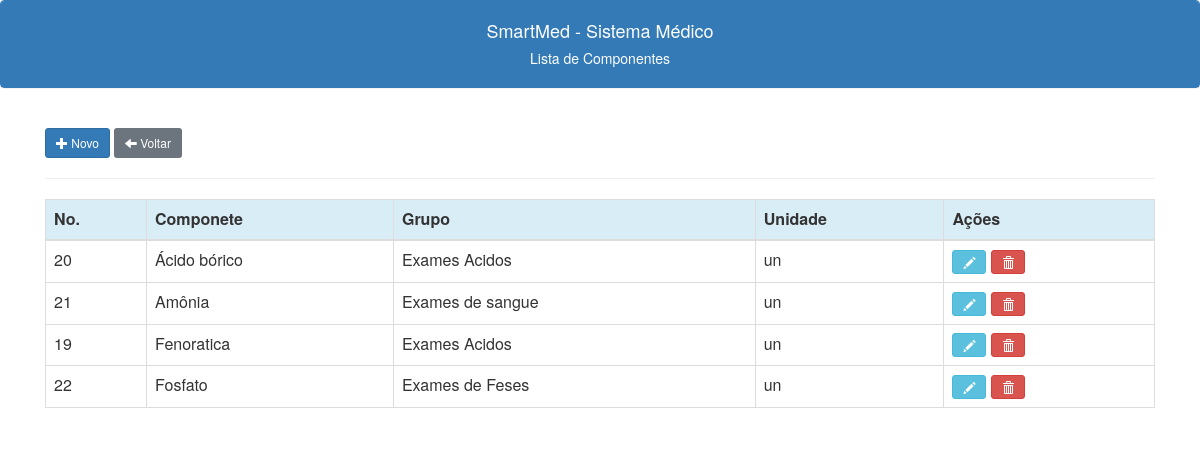
The page /componentes_lista.php on the database its author committed.
### tables this page shows
CREATE TABLE IF NOT EXISTS `componentes` (
  `id` int NOT NULL AUTO_INCREMENT,
  `id_grupo_componente` int NOT NULL DEFAULT '0',
  `descricao` varchar(100) NOT NULL,
  `unidade` varchar(5) NOT NULL,
  PRIMARY KEY (`id`),
  KEY `FK_componentes_grupo_componentes` (`id_grupo_componente`),
  CONSTRAINT `FK_componentes_grupo_componentes` FOREIGN KEY (`id_grupo_componente`) REFERENCES `grupo_componentes` (`id`)
);

CREATE TABLE IF NOT EXISTS `grupo_componentes` (
  `id` int NOT NULL AUTO_INCREMENT,
  `descricao` varchar(150) DEFAULT NULL,
  KEY `id` (`id`)
);

### componentes_lista.php (the view, shortened to what this page needs)
<?php
include("conexao.php");
include("links.php");
?>
<!doctype html>
<html lang="en">
<head>
</head>
<body>
    <div class="panel panel-primary class">
        <div class="panel-heading text-center">
            <h4>SmartMed - Sistema Médico</h4>
            <h5>Lista de Componentes<h5>
        </div>
    </div>
    <br>
    <div class="container -my5">
        <button type="button" class="btn btn-primary btn-sm" data-toggle="modal" data-target="#novocomponenteModal"><span class="glyphicon glyphicon-plus"></span>
            Novo
        </button>
        <a class="btn btn-secondary btn-sm" href="/smedweb/menu.php"><span class="glyphicon glyphicon-arrow-left"></span> Voltar</a>
        <hr>
        <table class="table display table-bordered tabcomponentes">
            <thead class="thead">
                <tr class="info">
                    <th scope="col">No.</th>
                    <th scope="col">Componete</th>
                    <th scope="col">Grupo</th>
                    <th scope="col">Unidade</th>
                    <th scope="col">Ações</th>
                </tr>
            </thead>
            <tbody>
                <?php
                $c_sql = "SELECT componentes.id, componentes.descricao, componentes.unidade, grupo_componentes.descricao AS grupo FROM componentes
                JOIN grupo_componentes ON componentes.id_grupo_componente=grupo_componentes.id
                ORDER BY componentes.descricao";
                $result = $conection->query($c_sql);
                while ($c_linha = $result->fetch_assoc()) {
                    echo "
                    <tr>
                    <td>$c_linha[id]</td>
                    <td>$c_linha[descricao]</td>
                    <td>$c_linha[grupo]</td>
                    <td>$c_linha[unidade]</td>
                    <td>
                    <button class='btn btn-info btn-sm editbtn' data-toggle=modal' title='Editar Atestado'><span class='glyphicon glyphicon-pencil'></span></button>
                    <a class='btn btn-danger btn-sm' title='Excluir Atestado' href='javascript:func()'onclick='confirmacao($c_linha[id])'><span class='glyphicon glyphicon-trash'></span></a>
                    </td>
                    </tr>
                    ";
                }
                ?>
            </tbody>
        </table>
    </div>
</body>
</html>

### rows shown on the page
componentes: id "20", descricao "Ácido bórico", id_grupo_componente.descricao "Exames Acidos", unidade "un"
componentes: id "21", descricao "Amônia", id_grupo_componente.descricao "Exames de sangue", unidade "un"
componentes: id "19", descricao "Fenoratica", id_grupo_componente.descricao "Exames Acidos", unidade "un"
componentes: id "22", descricao "Fosfato", id_grupo_componente.descricao "Exames de Feses", unidade "un"
